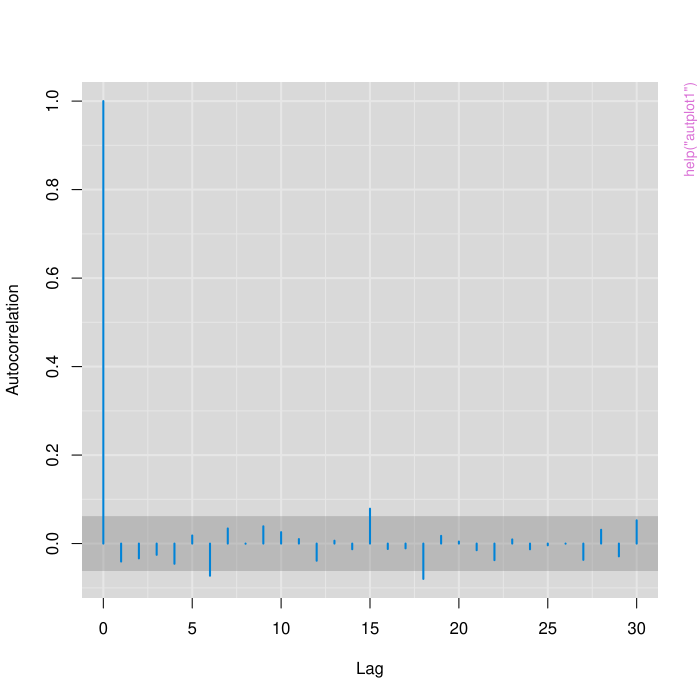

Write R code to recreate this figure.
pkgname <- "mcmcplots"
source(file.path(R.home("share"), "R", "examples-header.R"))
options(warn = 1)
options(pager = "console")
library('mcmcplots')

assign(".oldSearch", search(), pos = 'CheckExEnv')
cleanEx()
nameEx("as.mcmc.bugs")
### * as.mcmc.bugs

flush(stderr()); flush(stdout())

### Name: as.mcmc.bugs
### Title: Convert a bugs Object to an mcmc or mcmc.list Object
### Aliases: as.mcmc.bugs
### Keywords: manip

### ** Examples

## Not run: 
##D ## Data object "schools.sim" generated from the examples
##D ## in the bugs function of the R2WinBUGS package.
##D outmcmc <- as.mcmc(schools.sim)
##D 
##D ## Gelman Rubin diagnostics
##D coda:::gelman.diag(outmcmc)
##D coda:::mcmc.plot(outmcmc)
## End(Not run)



cleanEx()
nameEx("as.mcmc.rjags")
### * as.mcmc.rjags

flush(stderr()); flush(stdout())

### Name: as.mcmc.rjags
### Title: Convert an rjags Object to an mcmc or mcmc.list Object.
### Aliases: as.mcmc.rjags
### Keywords: manip

### ** Examples

## None ##



cleanEx()
nameEx("autplot1")
### * autplot1

flush(stderr()); flush(stdout())

### Name: autplot1
### Title: Autocorrelation Plot of MCMC Output
### Aliases: autplot1
### Keywords: hplot

### ** Examples

## Create fake MCMC output
nc <- 10; nr <- 1000
pnames <- c(paste("alpha[", 1:5, "]", sep=""), paste("gamma[", 1:5, "]", sep=""))
means <- rpois(10, 20)
fakemcmc <- as.mcmc.list(lapply(1:3, function(i) mcmc(matrix(rnorm(nc*nr, rep(means,each=nr)), nrow=nr, dimnames=list(NULL,pnames)))))

autplot1(fakemcmc[, "alpha[1]", drop=FALSE])
autplot1(fakemcmc[, "alpha[1]", drop=FALSE], chain=2, style="plain")
autplot1(fakemcmc[, "alpha[1]", drop=FALSE], partial=TRUE)




cleanEx()
nameEx("caterplot")
### * caterplot

flush(stderr()); flush(stdout())

### Name: caterplot
### Title: Caterpillar Plots of MCMC Output
### Aliases: caterplot
### Keywords: hplot

### ** Examples

## Create fake MCMC output
nc <- 10; nr <- 1000
pnames <- c(paste("alpha[1,", 1:5, "]", sep=""), paste("gamma[", 1:5, "]", sep=""))
means <- rpois(10, 20)
fakemcmc <- as.mcmc.list(lapply(1:3, function(i) mcmc(matrix(rnorm(nc*nr, rep(means, each=nr)), nrow=nr, dimnames=list(NULL,pnames)))))

## caterplot plots of the fake MCMC output
par(mfrow=c(2,2))
caterplot(fakemcmc, "alpha", collapse=FALSE)
caterplot(fakemcmc, "gamma", collapse=FALSE)
caterplot(fakemcmc, "alpha", labels.loc="axis", greek=TRUE, col="blue")
caterplot(fakemcmc, "gamma", labels.loc="above", greek=TRUE, col="red")

caterplot(fakemcmc, "alpha", collapse=FALSE, denstrip=TRUE)
caterplot(fakemcmc, "gamma", collapse=FALSE, denstrip=TRUE)
caterplot(fakemcmc, "alpha", labels.loc="axis", col="blue", denstrip=TRUE)
caterplot(fakemcmc, "gamma", labels.loc="above", col="red", denstrip=TRUE)

caterplot(fakemcmc, "alpha", collapse=FALSE, style="plain")
caterplot(fakemcmc, "gamma", collapse=FALSE, style="plain")
caterplot(fakemcmc, "alpha", labels.loc="axis")
caterplot(fakemcmc, "gamma", labels.loc="above")

caterplot(fakemcmc, "alpha", horizontal=FALSE)
caterplot(fakemcmc, horizontal=FALSE)
caterpoints(rnorm(10, 21, 2), horizontal=FALSE, pch="x", col="red")
caterplot(fakemcmc, horizontal=FALSE, denstrip=TRUE, col="blue", pch=NA)
caterplot(fakemcmc, horizontal=FALSE, col="red", pch=19, add=TRUE)
caterplot(fakemcmc, denstrip=TRUE, col="blue", pch=NA)
caterplot(fakemcmc, col="purple", pch=19, add=TRUE)

## What happens with NULL varnames?
varnames(fakemcmc) <- NULL
caterplot(fakemcmc)
caterplot(fakemcmc, collapse=FALSE)

## Not run: 
##D ## caterplot works on bugs objects too:
##D library(R2WinBUGS)
##D example("openbugs", "R2WinBUGS")
##D ## from the help file for openbugs:
##D schools.sim <- bugs(data, inits, parameters, model.file,
##D                     n.chains = 3, n.iter = 5000,
##D                     program = "openbugs", working.directory = NULL)
##D caterplot(schools.sim, "theta")
## End(Not run)



graphics::par(get("par.postscript", pos = 'CheckExEnv'))
cleanEx()
nameEx("caterpoints")
### * caterpoints

flush(stderr()); flush(stdout())

### Name: caterpoints
### Title: Points on a "caterplot"
### Aliases: caterpoints
### Keywords: aplot

### ** Examples

## Create fake MCMC output
nc <- 10; nr <- 1000
pnames <- c(paste("alpha[", 1:5, "]", sep=""), paste("gamma[", 1:5, "]", sep=""))
means <- rpois(10, 20)
fakemcmc <- as.mcmc.list(lapply(1:3, function(i) mcmc(matrix(rnorm(nc*nr, rep(means, each=nr)), nrow=nr, dimnames=list(NULL,pnames)))))

## caterplot plots of the fake MCMC output
par(mfrow=c(2,2))
caterplot(fakemcmc, "alpha", collapse=FALSE)
caterpoints(runif(5, -0.1, 0.1), pch="x", col="red")
caterplot(fakemcmc, "alpha", horizontal=FALSE)
caterpoints(runif(5, -0.1, 0.1), horizontal=FALSE, pch="x", col="red")



graphics::par(get("par.postscript", pos = 'CheckExEnv'))
cleanEx()
nameEx("corplot")
### * corplot

flush(stderr()); flush(stdout())

### Name: corplot
### Title: Plot a Correlation Matrix
### Aliases: corplot
### Keywords: hplot

### ** Examples

Rho <- matrix(c(
 1.00,  0.35, -0.65, -0.66,  0.46,  0.42,
 0.35,  1.00, -0.69, -0.64,  0.40, -0.06,
-0.65, -0.69,  1.00,  0.70, -0.57, -0.11,
-0.66, -0.64,  0.70,  1.00, -0.15, -0.10,
 0.46,  0.40, -0.57, -0.15,  1.00,  0.18,
 0.42, -0.06, -0.11, -0.10,  0.18,  1.00), 6, 6)
dimnames(Rho) <- list(paste("rho[", 1:6, "]", sep=""), paste("rho[", 1:6, "]", sep=""))
corplot(Rho)
corplot(Rho, greek=TRUE)



cleanEx()
nameEx("denoverplot")
### * denoverplot

flush(stderr()); flush(stdout())

### Name: denoverplot
### Title: Overlaying Densities for Parameters from two MCMC Simulations.
### Aliases: denoverplot
### Keywords: hplot

### ** Examples

## Create fake MCMC output
nc <- 10; nr <- 1000
pnames <- c(paste("alpha[", 1:5, "]", sep=""), paste("gamma[", 1:5, "]", sep=""))
means <- rpois(10, 20)
fakemcmc <- as.mcmc.list(lapply(1:3, function(i) mcmc(matrix(rnorm(nc*nr, rep(means, each=nr)), nrow=nr, dimnames=list(NULL,pnames)))))
fakemcmc2 <- as.mcmc.list(lapply(1:3, function(i) mcmc(matrix(rnorm(nc*nr, rep(means, each=nr)), nrow=nr, dimnames=list(NULL,pnames)))))

## Plot the fake MCMC output
denoverplot(fakemcmc, fakemcmc2)
denoverplot(fakemcmc, fakemcmc2, style="plain")
denoverplot(fakemcmc, fakemcmc2, plot.title="Comparison of densities of fake data")
denoverplot(fakemcmc, fakemcmc2, plot.title="Comparison of densities of fake data", greek=TRUE)




cleanEx()
nameEx("denoverplot1")
### * denoverplot1

flush(stderr()); flush(stdout())

### Name: denoverplot1
### Title: Plot Overlaying Densities
### Aliases: denoverplot1
### Keywords: hplot

### ** Examples

denoverplot1(rnorm(1000), rnorm(1000))
denoverplot1(rnorm(1000, 0.0, 1.0), rnorm(1000, 0.1, 1.0), style="plain")
denoverplot1(list(rgamma(1000, 1, 1), rgamma(1000, 1, 1)))



cleanEx()
nameEx("denplot")
### * denplot

flush(stderr()); flush(stdout())

### Name: denplot
### Title: Density Plots for MCMC Parameters on a Single Plot
### Aliases: denplot
### Keywords: hplot

### ** Examples

## Create fake MCMC output
nc <- 10; nr <- 1000
pnames <- c(paste("alpha[", 1:5, "]", sep=""), paste("gamma[", 1:5, "]", sep=""))
means <- rpois(10, 20)
fakemcmc <- as.mcmc.list(lapply(1:3, function(i) mcmc(matrix(rnorm(nc*nr, rep(means,each=nr)), nrow=nr, dimnames=list(NULL,pnames)))))

## Plot densities of the fake MCMC output
denplot(fakemcmc)
denplot(fakemcmc, style="plain")
denplot(fakemcmc, collapse=TRUE, greek=TRUE)
denplot(fakemcmc, xlim=range(unlist(fakemcmc)), plot.title="Density plots of fake data.  Yawn.")
denplot(fakemcmc, "gamma")
denplot(fakemcmc, "gamma", "alpha\\[[12]]$") # all gamma and alpha[1] and alpha[2]

## What happens with NULL varnames?
varnames(fakemcmc) <- NULL
denplot(fakemcmc)

## Not run: 
##D ## denplot works on bugs objects too
##D library(R2WinBUGS)
##D example("openbugs", "R2WinBUGS")
##D ## from the help file for openbugs:
##D schools.sim <- bugs(data, inits, parameters, model.file,
##D                     n.chains = 3, n.iter = 5000,
##D                     program = "openbugs", working.directory = NULL)
##D denplot(schools.sim, "theta")
## End(Not run)



cleanEx()
nameEx("graypr")
### * graypr

flush(stderr()); flush(stdout())

### Name: .graypr
### Title: Create a Gray Plotting Region
### Aliases: .graypr
### Keywords: aplot

### ** Examples

## None.



cleanEx()
nameEx("mcmcplot")
### * mcmcplot

flush(stderr()); flush(stdout())

### Name: mcmcplot
### Title: Diagnostics Plots for MCMC in HTML format
### Aliases: mcmcplot
### Keywords: hplot

### ** Examples

## Not run: 
##D ## Create fake MCMC output
##D nc <- 10; nr <- 1000
##D pnames <- c(paste("alpha[", 1:5, "]", sep=""), paste("gamma[", 1:5, "]", sep=""))
##D means <- rpois(10, 20)
##D fakemcmc <- as.mcmc.list(lapply(1:3, function(i) mcmc(matrix(rnorm(nc*nr, rep(means,each=nr)), nrow=nr, dimnames=list(NULL,pnames)))))
##D 
##D ## Use mcmcplot to plot
##D ## the fake MCMC output
##D mcmcplot(fakemcmc)
##D mcmcplot(fakemcmc, greek=TRUE)
##D mcmcplot(fakemcmc, xlim=range(fakemcmc)) # put the densities on the same scale
##D mcmcplot(fakemcmc, "gamma")
##D mcmcplot(fakemcmc, regex="alpha\\[[12]", style="plain")
##D mcmcplot(fakemcmc, "gamma", regex="alpha\\[[12]")
##D mcmcplot(fakemcmc, random=2)
##D mcmcplot(fakemcmc, random=c(2, 3))
##D 
##D ## What happens with NULL varnames?
##D varnames(fakemcmc) <- NULL
##D mcmcplot(fakemcmc)
##D 
##D ## mcmcplot works on bugs objects too
##D library(R2WinBUGS)
##D example("openbugs", "R2WinBUGS")
##D ## from the help file for openbugs:
##D schools.sim <- bugs(data, inits, parameters, model.file,
##D                     n.chains = 3, n.iter = 5000,
##D                     program = "openbugs", working.directory = NULL)
##D mcmcplot(schools.sim)
## End(Not run)



cleanEx()
nameEx("mcmcplot1")
### * mcmcplot1

flush(stderr()); flush(stdout())

### Name: mcmcplot1
### Title: MCMC Diagnostics Plots for one Model Parameter
### Aliases: mcmcplot1
### Keywords: hplot

### ** Examples

## Create fake MCMC output
fakemcmc <- as.mcmc.list(mcmc(sapply(1:5, function(dum) rnorm(1000))))
varnames(fakemcmc) <- c("gamma[1,1]", "gamma[1,2]", "gamma[1,3]", "sigma[1]", "sigma[2]")

mcmcplot1(fakemcmc[, "sigma[1]", drop=FALSE])
mcmcplot1(fakemcmc[, "gamma[1,3]", drop=FALSE], style="plain")



cleanEx()
nameEx("mcmcplots-package")
### * mcmcplots-package

flush(stderr()); flush(stdout())

### Name: mcmcplots-package
### Title: Plots for MCMC Output
### Aliases: mcmcplots-package mcmcplots
### Keywords: package

### ** Examples

## Not run: 
##D ## mcmcplots functions work on bugs objects too
##D library(R2WinBUGS)
##D example("openbugs", "R2WinBUGS")
##D ## from the help file for openbugs:
##D schools.sim <- bugs(data, inits, parameters, model.file,
##D                     n.chains = 3, n.iter = 5000,
##D                     program = "openbugs", working.directory = NULL)
##D caterplot(schools.sim, "theta")
##D traplot(schools.sim, "theta")
##D denplot(schools.sim, "theta")
##D mcmcplot(schools.sim)
## End(Not run)

## Create fake MCMC output
nc <- 10; nr <- 1000
pnames <- c(paste("alpha[", 1:5, "]", sep=""), paste("gamma[", 1:5, "]", sep=""))
means <- rpois(10, 20)
fakemcmc <- as.mcmc.list(lapply(1:3, function(i) mcmc(matrix(rnorm(nc*nr, rep(means,each=nr)), nrow=nr, dimnames=list(NULL,pnames)))))

## Use mcmcplot to plot
## the fake MCMC output
## Not run: 
##D mcmcplot(fakemcmc)
##D mcmcplot(fakemcmc, "gamma")
##D mcmcplot(fakemcmc, regex="alpha\\[[12]")
##D mcmcplot(fakemcmc, "gamma", "alpha\\[[12]")
##D mcmcplot(fakemcmc, random=2)
##D mcmcplot(fakemcmc, random=c(2, 3))
## End(Not run)

## Use traplot to create
## trace plots of fake MCMC data
traplot(fakemcmc)
traplot(fakemcmc, "gamma")
traplot(fakemcmc, "gamma", "alpha\\[[12]]$") # all gamma and alpha[1] and alpha[2]

## Use denplot to create
## density plots of fake MCMC data
denplot(fakemcmc)
denplot(fakemcmc, "gamma")
denplot(fakemcmc, "gamma", "alpha\\[[12]]$") # all gamma and alpha[1] and alpha[2]

## Use caterplot to create
## caterpillar plots of fake MCMC data
## caterplot plots of the fake MCMC output
par(mfrow=c(2,2))
caterplot(fakemcmc, "alpha", collapse=FALSE)
caterplot(fakemcmc, "gamma", collapse=FALSE)
caterplot(fakemcmc, "alpha", labels.loc="axis", col="blue")
caterplot(fakemcmc, "gamma", labels.loc="above", col="red")

## Use denoverplot to create overlaying density plots
## of all parameters in fake MCMC data
fakemcmc2 <- as.mcmc.list(lapply(1:3, function(i) mcmc(matrix(rnorm(nc*nr, rep(means, each=nr)), nrow=nr, dimnames=list(NULL,pnames)))))
denoverplot(fakemcmc, fakemcmc2)

## Use corplot to create a "heat plot" of a
## correlation matrix of the fake MCMC draws
corplot(cor(as.matrix(fakemcmc)), cex.axis=0.75)  ## not exciting
Rho1 <- outer(1:10, 1:10, function(i, j) 0.5^(abs(i-j)))
Rho2 <- outer(1:5, 1:5, function(i, j) 0.25^(i!=j))
dat1 <- t(apply(matrix(rnorm(10*1000), 1000, 10), 1, function(z, Rho1) crossprod(Rho1, z), Rho1))
dat2 <- t(apply(matrix(rnorm(5*1000), 1000, 5), 1, function(z, Rho2) crossprod(Rho2,z), Rho2))
colnames(dat1) <- paste("theta[", 1:10, "]", sep="")
colnames(dat2) <- paste("alpha[", 1:5, "]", sep="")
dat <- cbind(dat1, dat2)
parcorplot(dat, "theta", col=gray(31:0/31), cex.axis=0.75)  ## just theta parameters
parcorplot(dat, col=heat.colors(31), cex.axis=0.75)
parcorplot(dat, col=topo.colors(31), cex.axis=0.75)
parcorplot(dat, col=terrain.colors(31), cex.axis=0.75)
parcorplot(dat, col=cm.colors(31), cex.axis=0.75)



graphics::par(get("par.postscript", pos = 'CheckExEnv'))
cleanEx()
nameEx("mcmcplotsPalette")
### * mcmcplotsPalette

flush(stderr()); flush(stdout())

### Name: mcmcplotsPalette
### Title: Color Palette for the mcmcplots Package
### Aliases: mcmcplotsPalette
### Keywords: color

### ** Examples

colorpie <- function(n, type="rainbow") pie(rep(1, n), col=mcmcplotsPalette(n, type=type))
colorpie(1)
colorpie(8)
colorpie(4, type="sequential")
colorpie(4, type="grayscale")

## Create fake MCMC output
nc <- 10; nr <- 1000
pnames <- c(paste("alpha[", 1:5, "]", sep=""), paste("gamma[", 1:5, "]", sep=""))
means <- rpois(10, 20)
fakemcmc <- as.mcmc.list(lapply(1:3, function(i) mcmc(matrix(rnorm(nc*nr, rep(means,each=nr)), nrow=nr, dimnames=list(NULL,pnames)))))

denplot(fakemcmc)
denplot(fakemcmc, style="plain", col=mcmcplotsPalette(3, type="sequential"))
denplot(fakemcmc, style="plain", col=mcmcplotsPalette(3, type="grayscale"))




cleanEx()
nameEx("parcorplot")
### * parcorplot

flush(stderr()); flush(stdout())

### Name: parcorplot
### Title: Correlation Plot for Posterior Draws of Model Parameters
### Aliases: parcorplot
### Keywords: hplot

### ** Examples

Rho1 <- outer(1:10, 1:10, function(i, j) 0.5^(abs(i-j)))
Rho2 <- outer(1:5, 1:5, function(i, j) 0.25^(i!=j))
dat1 <- t(apply(matrix(rnorm(10*1000), 1000, 10), 1, function(z, Rho1) t(Rho1)%*%z, Rho1))
dat2 <- t(apply(matrix(rnorm(5*1000), 1000, 5), 1, function(z, Rho2) t(Rho2)%*%z, Rho2))
colnames(dat1) <- paste("theta[", 1:10, "]", sep="")
colnames(dat2) <- paste("alpha[", 1:5, "]", sep="")
dat <- cbind(dat1, dat2)
parcorplot(dat, "theta", col=gray(31:0/31), cex.axis=0.75)
parcorplot(dat, col=heat.colors(31), cex.axis=0.75)
parcorplot(dat, col=topo.colors(31), cex.axis=0.75)
parcorplot(dat, col=terrain.colors(31), cex.axis=0.75)
parcorplot(dat, col=cm.colors(31), cex.axis=0.75)



cleanEx()
nameEx("parms2plot")
### * parms2plot

flush(stderr()); flush(stdout())

### Name: parms2plot
### Title: Matches groups of parameters to plot in MCMC diagnostics plots.
### Aliases: parms2plot
### Keywords: utilities

### ** Examples

prm <- c(paste("gamma[", 1:30, "]", sep=""),paste("alpha[", 1:20, "]", sep=""))

parms2plot(prm, NULL, NULL, NULL)      # returns all
parms2plot(prm, NULL, NULL, 5)         # returns 5 randomly from each group
parms2plot(prm, NULL, NULL, c(5, 10))  # 5 from gamma, 10 from alpha
parms2plot(prm, NULL, NULL, c(10, NA)) # 10 from gamma, all from alpha
parms2plot(prm, "alpha", NULL, NULL)   # all alphas
parms2plot(prm, "gamma", NULL, NULL)   # all gamma
parms2plot(prm, NULL, "alpha\\[1[[:digit:]]\\]$", NULL)   # alpha[10]-alpha[19]
parms2plot(prm, "gamma", "alpha\\[1[[:digit:]]\\]$", NULL)  # all gamma and alpha[10]-alpha[19]



cleanEx()
nameEx("traplot")
### * traplot

flush(stderr()); flush(stdout())

### Name: traplot
### Title: Traceplots of Multiple Parameters.
### Aliases: traplot
### Keywords: hplot

### ** Examples

## Create fake MCMC output
nc <- 10; nr <- 1000
pnames <- c(paste("alpha[", 1:5, "]", sep=""), paste("gamma[", 1:5, "]", sep=""))
means <- rpois(10, 20)
fakemcmc <- as.mcmc.list(lapply(1:3, function(i) mcmc(matrix(rnorm(nc*nr, rep(means,each=nr)), nrow=nr, dimnames=list(NULL,pnames)))))

## Plot traces of the fake MCMC output
traplot(fakemcmc)
traplot(fakemcmc, style="plain")
traplot(fakemcmc, "gamma", greek=TRUE)

## What happens with NULL varnames?
varnames(fakemcmc) <- NULL
traplot(fakemcmc)

## Not run: 
##D ## traplot works on bugs objects too
##D library(R2WinBUGS)
##D example("openbugs", "R2WinBUGS")
##D ## from the help file for openbugs:
##D schools.sim <- bugs(data, inits, parameters, model.file,
##D                     n.chains = 3, n.iter = 5000,
##D                     program = "openbugs", working.directory = NULL)
##D traplot(schools.sim, "theta")
## End(Not run)




cleanEx()
nameEx("traplot1")
### * traplot1

flush(stderr()); flush(stdout())

### Name: traplot1
### Title: Trace Plot for a Single Parameter in MCMC Output
### Aliases: traplot1
### Keywords: hplot

### ** Examples

## Create fake MCMC output
nc <- 10; nr <- 1000
pnames <- c(paste("alpha[", 1:5, "]", sep=""), paste("gamma[", 1:5, "]", sep=""))
means <- rpois(10, 20)
fakemcmc <- as.mcmc.list(lapply(1:3, function(i) mcmc(matrix(rnorm(nc*nr, rep(means,each=nr)), nrow=nr, dimnames=list(NULL,pnames)))))

traplot(fakemcmc[, "alpha[5]", drop=FALSE])
traplot(fakemcmc[, "alpha[5]", drop=FALSE], style="plain")



### * <FOOTER>
###
cat("Time elapsed: ", proc.time() - get("ptime", pos = 'CheckExEnv'),"\n")
grDevices::dev.off()
###
### Local variables: ***
### mode: outline-minor ***
### outline-regexp: "\\(> \\)?### [*]+" ***
### End: ***
quit('no')
